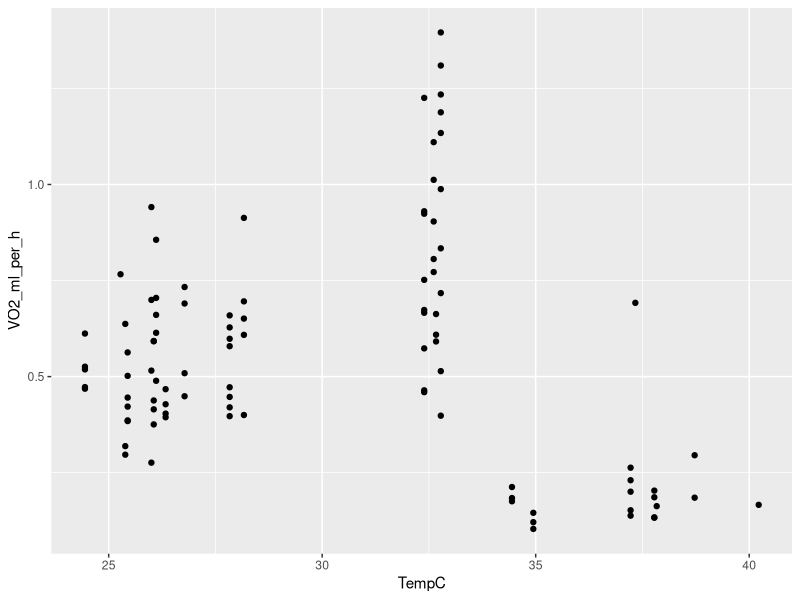

This chart was generated by the following R code:
## ---- chunk 1
library(tidyverse)
## ---- chunk 2
data <- read.csv("raw_data/data.csv")
data
## ---- chunk 3
ggplot(data,aes(x = TempC, y = VO2_ml_per_h)) +
  geom_point()
